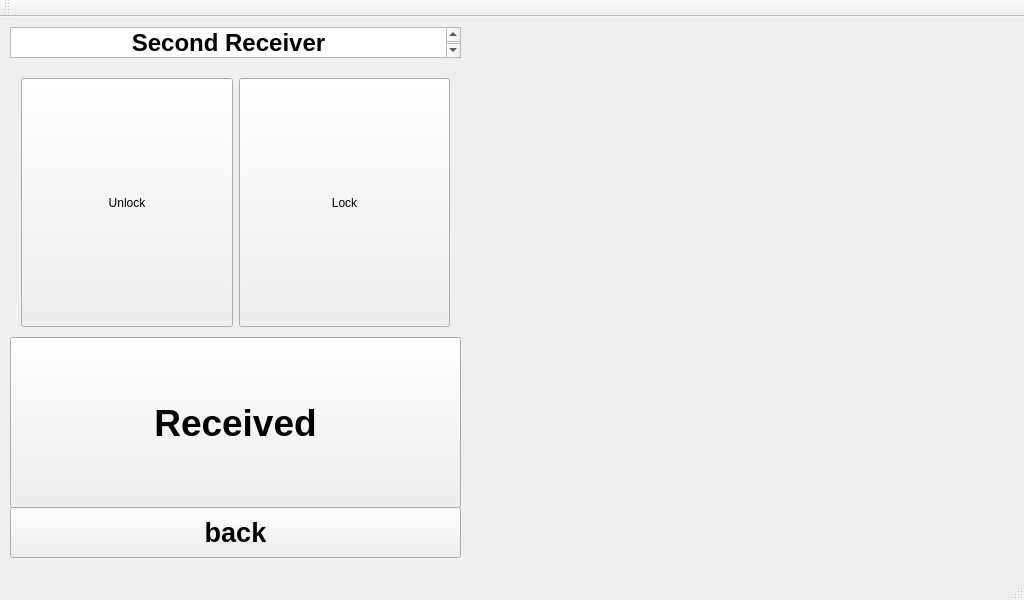
<?xml version="1.0" encoding="UTF-8"?>
<ui version="4.0">
 <class>merry_wtwo</class>
 <widget class="QMainWindow" name="merry_wtwo">
  <property name="geometry">
   <rect>
    <x>0</x>
    <y>0</y>
    <width>1024</width>
    <height>600</height>
   </rect>
  </property>
  <property name="windowTitle">
   <string>merry_wtwo</string>
  </property>
  <widget class="QWidget" name="centralWidget">
   <widget class="QPushButton" name="Button_rec">
    <property name="geometry">
     <rect>
      <x>10</x>
      <y>320</y>
      <width>451</width>
      <height>171</height>
     </rect>
    </property>
    <property name="sizePolicy">
     <sizepolicy hsizetype="Minimum" vsizetype="Expanding">
      <horstretch>0</horstretch>
      <verstretch>0</verstretch>
     </sizepolicy>
    </property>
    <property name="font">
     <font>
      <family>Ubuntu</family>
      <pointsize>28</pointsize>
      <weight>75</weight>
      <italic>false</italic>
      <bold>true</bold>
     </font>
    </property>
    <property name="styleSheet">
     <string notr="true">font: Bold 28pt &quot;Ubuntu&quot;;</string>
    </property>
    <property name="text">
     <string>Received</string>
    </property>
   </widget>
   <widget class="QTextEdit" name="textEdit">
    <property name="geometry">
     <rect>
      <x>10</x>
      <y>10</y>
      <width>451</width>
      <height>31</height>
     </rect>
    </property>
    <property name="font">
     <font>
      <pointsize>18</pointsize>
      <weight>75</weight>
      <bold>true</bold>
     </font>
    </property>
    <property name="html">
     <string>&lt;!DOCTYPE HTML PUBLIC &quot;-//W3C//DTD HTML 4.0//EN&quot; &quot;http://www.w3.org/TR/REC-html40/strict.dtd&quot;&gt;
&lt;html&gt;&lt;head&gt;&lt;meta name=&quot;qrichtext&quot; content=&quot;1&quot; /&gt;&lt;style type=&quot;text/css&quot;&gt;
p, li { white-space: pre-wrap; }
&lt;/style&gt;&lt;/head&gt;&lt;body style=&quot; font-family:'Ubuntu'; font-size:18pt; font-weight:600; font-style:normal;&quot;&gt;
&lt;p align=&quot;center&quot; style=&quot; margin-top:0px; margin-bottom:0px; margin-left:0px; margin-right:0px; -qt-block-indent:0; text-indent:0px;&quot;&gt;Second Receiver&lt;/p&gt;
&lt;p align=&quot;center&quot; style=&quot;-qt-paragraph-type:empty; margin-top:0px; margin-bottom:0px; margin-left:0px; margin-right:0px; -qt-block-indent:0; text-indent:0px; font-size:11pt; font-weight:400;&quot;&gt;&lt;br /&gt;&lt;/p&gt;&lt;/body&gt;&lt;/html&gt;</string>
    </property>
   </widget>
   <widget class="QWidget" name="horizontalLayoutWidget">
    <property name="geometry">
     <rect>
      <x>10</x>
      <y>50</y>
      <width>451</width>
      <height>271</height>
     </rect>
    </property>
    <layout class="QHBoxLayout" name="horizontalLayout">
     <item>
      <widget class="QPushButton" name="Button_unlock1">
       <property name="sizePolicy">
        <sizepolicy hsizetype="Minimum" vsizetype="Expanding">
         <horstretch>0</horstretch>
         <verstretch>0</verstretch>
        </sizepolicy>
       </property>
       <property name="styleSheet">
        <string notr="true">font: Bold 28pt &quot;Ubuntu&quot;;</string>
       </property>
       <property name="text">
        <string>Unlock</string>
       </property>
      </widget>
     </item>
     <item>
      <widget class="QPushButton" name="Button_lock1">
       <property name="sizePolicy">
        <sizepolicy hsizetype="Minimum" vsizetype="Expanding">
         <horstretch>0</horstretch>
         <verstretch>0</verstretch>
        </sizepolicy>
       </property>
       <property name="styleSheet">
        <string notr="true">font: Bold 28pt &quot;Ubuntu&quot;;</string>
       </property>
       <property name="text">
        <string>Lock</string>
       </property>
      </widget>
     </item>
    </layout>
   </widget>
   <widget class="QPushButton" name="Button_back">
    <property name="geometry">
     <rect>
      <x>10</x>
      <y>490</y>
      <width>451</width>
      <height>51</height>
     </rect>
    </property>
    <property name="font">
     <font>
      <pointsize>20</pointsize>
      <weight>75</weight>
      <bold>true</bold>
     </font>
    </property>
    <property name="text">
     <string>back</string>
    </property>
   </widget>
   <widget class="QLabel" name="label">
    <property name="geometry">
     <rect>
      <x>470</x>
      <y>10</y>
      <width>551</width>
      <height>531</height>
     </rect>
    </property>
    <property name="text">
     <string/>
    </property>
    <property name="pixmap">
     <pixmap resource="../../give_one/resource/bears.qrc">:/new/prefix1/final_map.png</pixmap>
    </property>
   </widget>
  </widget>
  <widget class="QMenuBar" name="menuBar">
   <property name="geometry">
    <rect>
     <x>0</x>
     <y>0</y>
     <width>1024</width>
     <height>31</height>
    </rect>
   </property>
  </widget>
  <widget class="QToolBar" name="mainToolBar">
   <attribute name="toolBarArea">
    <enum>TopToolBarArea</enum>
   </attribute>
   <attribute name="toolBarBreak">
    <bool>false</bool>
   </attribute>
  </widget>
  <widget class="QStatusBar" name="statusBar"/>
 </widget>
 <layoutdefault spacing="6" margin="11"/>
 <resources>
  <include location="../../merry_win/resource/bears.qrc"/>
  <include location="../../give_one/resource/bears.qrc"/>
  <include location="../resource/bears.qrc"/>
 </resources>
 <connections/>
</ui>
